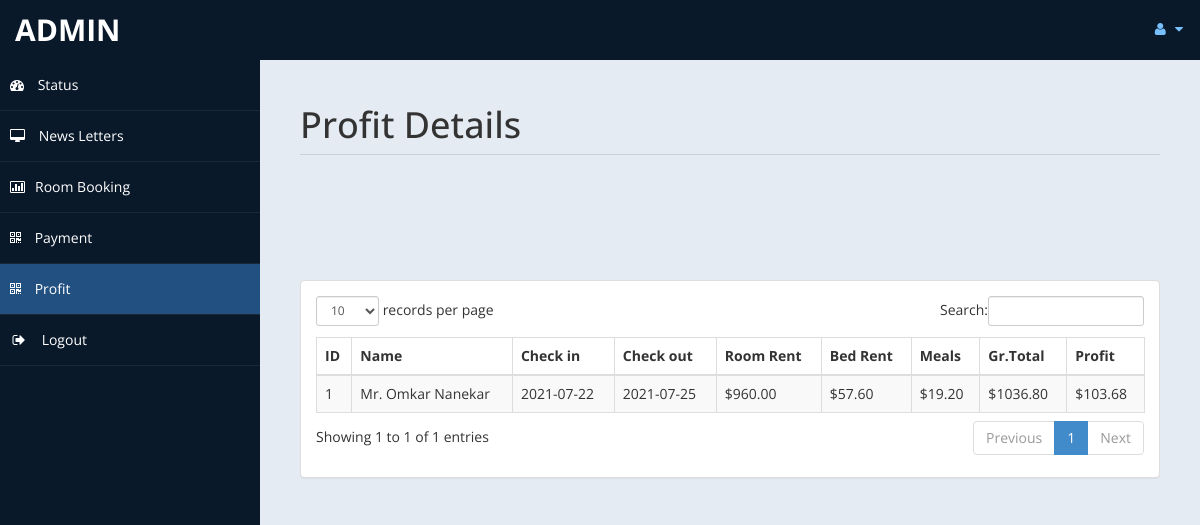
The app's page /admin/profit.php (signed in) with its own data.
### tables this page shows
CREATE TABLE `payment` (
  `id` int(11) DEFAULT NULL,
  `title` varchar(5) DEFAULT NULL,
  `fname` varchar(30) DEFAULT NULL,
  `lname` varchar(30) DEFAULT NULL,
  `troom` varchar(30) DEFAULT NULL,
  `tbed` varchar(30) DEFAULT NULL,
  `nroom` int(11) DEFAULT NULL,
  `cin` date DEFAULT NULL,
  `cout` date DEFAULT NULL,
  `ttot` double(8,2) DEFAULT NULL,
  `fintot` double(8,2) DEFAULT NULL,
  `mepr` double(8,2) DEFAULT NULL,
  `meal` varchar(30) DEFAULT NULL,
  `btot` double(8,2) DEFAULT NULL,
  `noofdays` int(11) DEFAULT NULL
);

### admin/profit.php (the view, shortened to what this page needs)
<!DOCTYPE html>
<html xmlns="http://www.w3.org/1999/xhtml">
<head>
    <link href="assets/css/bootstrap.css" rel="stylesheet" />
    <link href="assets/css/font-awesome.css" rel="stylesheet" />
	<link rel="stylesheet" href="assets/css/morris.css">
    <link href="assets/css/custom-styles.css" rel="stylesheet" />
    <link href="assets/js/dataTables/dataTables.bootstrap.css" rel="stylesheet" />
</head>
<body>
    <div id="wrapper">
        <nav class="navbar navbar-default top-navbar" role="navigation">
            <div class="navbar-header">
                <a class="navbar-brand" href="home.php"><?php echo $_SESSION["user"]; ?> </a>
            </div>
            <ul class="nav navbar-top-links navbar-right">
                <li class="dropdown">
                    <a class="dropdown-toggle" data-toggle="dropdown" href="#" aria-expanded="false">
                        <i class="fa fa-user fa-fw"></i> <i class="fa fa-caret-down"></i>
                    </a>
                </li>
            </ul>
        </nav>
        <nav class="navbar-default navbar-side" role="navigation">
            <div class="sidebar-collapse">
                <ul class="nav" id="main-menu">
                    <li>
                        <a href="home.php"><i class="fa fa-dashboard"></i> Status</a>
                    </li>
                    <li>
                        <a  href="messages.php"><i class="fa fa-desktop"></i> News Letters</a>
                    </li>
					<li>
                        <a href="roombook.php"><i class="fa fa-bar-chart-o"></i>Room Booking</a>
                    </li>
                    <li>
                        <a  href="payment.php"><i class="fa fa-qrcode"></i> Payment</a>
                    </li>
					 <li>
                        <a class="active-menu" href="profit.php"><i class="fa fa-qrcode"></i> Profit</a>
                    </li>
                    <li>
                        <a href="logout.php" ><i class="fa fa-sign-out fa-fw"></i> Logout</a>
                    </li>
            </div>
        </nav>
        <div id="page-wrapper" >
            <div id="page-inner">
			 <div class="row">
                    <div class="col-md-12">
                        <h1 class="page-header">
                           Profit Details<small> </small>
                        </h1>
                    </div>
                </div>
            <div class="row">
				<?php
				include('db.php');
?>
				<br>
				<br>
				<br>
				<br><div id="chart"></div>
                <div class="col-md-12">
                    <div class="panel panel-default">
                        <div class="panel-body">
                            <div class="table-responsive">
                                <table class="table table-striped table-bordered table-hover" id="dataTables-example">
                                    <thead>
                                        <tr>
											<th>ID</th>
                                            <th>Name</th>
                                            <th>Check in</th>
											<th>Check out</th>
                                            <th>Room Rent</th>
											<th>Bed Rent</th>
											<th>Meals </th>
											<th>Gr.Total</th>
											<th>Profit</th>
                                        </tr>
                                    </thead>
                                    <tbody>
									<?php
										$sql="select * from payment";
										$re = mysqli_query($con,$sql);
										while($row = mysqli_fetch_array($re))
										{
											$id = $row['id'];
											if($id % 2 ==1 )
											{
												echo"<tr class='gradeC'>
													<td>".$row['id']." </td>
													<td>".$row['title']." ".$row['fname']." ".$row['lname']."</td>
													<td>".$row['cin']."</td>
													<td>".$row['cout']."</td>
													<td>$".$row['ttot']."</td>
													<td>$".$row['mepr']."</td>
													<td>$".$row['btot']."</td>
													<td>$".$row['fintot']."</td>
													<td>$".$row['fintot']*10/100 ."</td>
													</tr>";
											}
										}
									?>
                                    </tbody>
                                </table>
                            </div>
                        </div>
                    </div>
                </div>
            </div>
                </div>
            </div>
    </div>
</body>
</html>

### admin/assets/css/custom-styles.css (style rules this page uses)
body { font-family: 'Open Sans', sans-serif; }
#wrapper { width: 100%; background:#09192A; }
#page-wrapper { padding: 15px 15px; min-height: 600px; background:#E5EBF2; }
#page-inner { width:100%; margin:10px 20px 10px 0px; background-color:transparent; padding:10px; min-height:1200px; }
h1, .h1, h2, .h2, h3, .h3 { margin-top: 7px; margin-bottom: -5px; }
.page-header { padding-bottom: 9px; margin: 10px 0 45px; border-bottom: 1px solid #C7D1DD; }
.top-navbar { margin:0px; }
.top-navbar .navbar-brand { color: #fff; width: 260px; text-align: left; height: 60px; font-size: 30px; font-weight: 700; text-transform: uppercase; line-height: 30px; }
.top-navbar .nav > li { position: relative; display: inline-block; }
.top-navbar .nav > li > a { position: relative; display: block; padding: 19px 15px; color: #77C0FD; }
.active-menu { background-color:#225081!important; }
.sidebar-collapse , .sidebar-collapse .nav { background:none; }
.sidebar-collapse .nav { padding:0; }
.sidebar-collapse .nav > li > a { color:#fff; background:transparent; text-shadow:none; }
.sidebar-collapse > .nav > li > a { padding:15px 10px; }
.sidebar-collapse > .nav > li { border-bottom: 1px solid rgba(107, 108, 109, 0.19); }
.navbar-side { border:none; background-color: transparent; }
.top-navbar { background:#09192A; border-bottom:none; }
.top-navbar .nav > li > a > i { margin-right: 2px; }
.navbar-default { border:0px solid black; }
.navbar-header { background: #09192A; }
.nav > li > a > i { margin-right:10px; }
@media (min-width:768px) { #page-wrapper { margin: 0 0 0 260px; padding: 15px 30px; min-height: 1200px; } }
@media (min-width:768px) { .navbar-side { z-index: 1; position: absolute; width: 260px; } }
@media (min-width:768px) { .navbar { border-radius: 0px; } }

### records on screen
payment: id "1", title "Mr.", fname "Omkar", lname "Nanekar", cin "2021-07-22", cout "2021-07-25", ttot "960.00", mepr "57.60", btot "19.20", fintot "1036.80", $row['fintot']*10/100 "103.68"

### other values on screen
$_SESSION["user"] "ADMIN"
